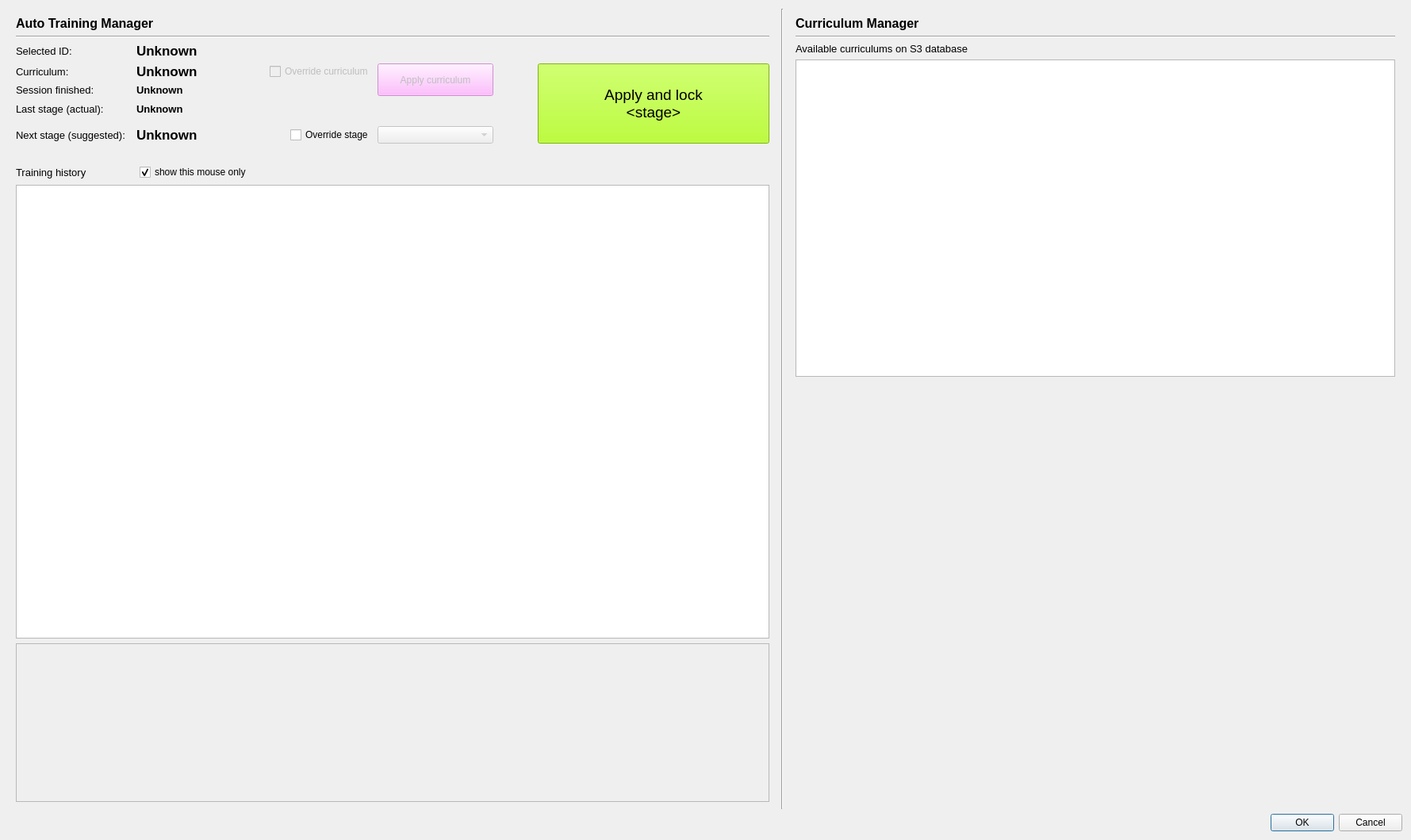
<?xml version="1.0" encoding="UTF-8"?>
<ui version="4.0">
 <class>Dialog</class>
 <widget class="QDialog" name="Dialog">
  <property name="geometry">
   <rect>
    <x>0</x>
    <y>0</y>
    <width>1779</width>
    <height>1059</height>
   </rect>
  </property>
  <property name="windowTitle">
   <string>Auto Training</string>
  </property>
  <layout class="QVBoxLayout" name="verticalLayout_2">
   <item>
    <layout class="QHBoxLayout" name="horizontalLayout_2" stretch="0,0,0">
     <item>
      <widget class="QWidget" name="widget_auto_train_manager" native="true">
       <property name="sizePolicy">
        <sizepolicy hsizetype="Preferred" vsizetype="Preferred">
         <horstretch>10</horstretch>
         <verstretch>0</verstretch>
        </sizepolicy>
       </property>
       <property name="minimumSize">
        <size>
         <width>100</width>
         <height>0</height>
        </size>
       </property>
       <layout class="QVBoxLayout" name="verticalLayout_5">
        <item>
         <widget class="QLabel" name="label_7">
          <property name="sizePolicy">
           <sizepolicy hsizetype="Preferred" vsizetype="Fixed">
            <horstretch>0</horstretch>
            <verstretch>0</verstretch>
           </sizepolicy>
          </property>
          <property name="font">
           <font>
            <pointsize>12</pointsize>
            <weight>75</weight>
            <italic>false</italic>
            <bold>true</bold>
           </font>
          </property>
          <property name="text">
           <string>Auto Training Manager</string>
          </property>
         </widget>
        </item>
        <item>
         <widget class="Line" name="line_4">
          <property name="orientation">
           <enum>Qt::Horizontal</enum>
          </property>
         </widget>
        </item>
        <item>
         <layout class="QGridLayout" name="gridLayout">
          <item row="5" column="1">
           <widget class="QLabel" name="label_next_stage_suggested">
            <property name="sizePolicy">
             <sizepolicy hsizetype="Preferred" vsizetype="Preferred">
              <horstretch>10</horstretch>
              <verstretch>0</verstretch>
             </sizepolicy>
            </property>
            <property name="font">
             <font>
              <pointsize>13</pointsize>
              <weight>75</weight>
              <bold>true</bold>
             </font>
            </property>
            <property name="text">
             <string>Unknown</string>
            </property>
           </widget>
          </item>
          <item row="3" column="1">
           <widget class="QLabel" name="label_last_actual_stage">
            <property name="minimumSize">
             <size>
              <width>0</width>
              <height>0</height>
             </size>
            </property>
            <property name="font">
             <font>
              <pointsize>10</pointsize>
              <weight>75</weight>
              <bold>true</bold>
             </font>
            </property>
            <property name="text">
             <string>Unknown</string>
            </property>
           </widget>
          </item>
          <item row="5" column="3">
           <widget class="QComboBox" name="comboBox_override_stage">
            <property name="enabled">
             <bool>false</bool>
            </property>
            <property name="sizePolicy">
             <sizepolicy hsizetype="Preferred" vsizetype="Fixed">
              <horstretch>10</horstretch>
              <verstretch>0</verstretch>
             </sizepolicy>
            </property>
           </widget>
          </item>
          <item row="5" column="0">
           <widget class="QLabel" name="label_5">
            <property name="sizePolicy">
             <sizepolicy hsizetype="Preferred" vsizetype="Preferred">
              <horstretch>10</horstretch>
              <verstretch>0</verstretch>
             </sizepolicy>
            </property>
            <property name="font">
             <font>
              <pointsize>10</pointsize>
              <weight>50</weight>
              <bold>false</bold>
             </font>
            </property>
            <property name="text">
             <string>Next stage (suggested): </string>
            </property>
           </widget>
          </item>
          <item row="2" column="0">
           <widget class="QLabel" name="label_8">
            <property name="font">
             <font>
              <pointsize>10</pointsize>
             </font>
            </property>
            <property name="text">
             <string>Session finished:</string>
            </property>
           </widget>
          </item>
          <item row="0" column="1">
           <widget class="QLabel" name="label_subject_id">
            <property name="minimumSize">
             <size>
              <width>0</width>
              <height>0</height>
             </size>
            </property>
            <property name="font">
             <font>
              <pointsize>13</pointsize>
              <weight>75</weight>
              <bold>true</bold>
             </font>
            </property>
            <property name="text">
             <string>Unknown</string>
            </property>
           </widget>
          </item>
          <item row="1" column="0">
           <widget class="QLabel" name="label_4">
            <property name="sizePolicy">
             <sizepolicy hsizetype="Preferred" vsizetype="Preferred">
              <horstretch>0</horstretch>
              <verstretch>0</verstretch>
             </sizepolicy>
            </property>
            <property name="font">
             <font>
              <pointsize>10</pointsize>
              <weight>50</weight>
              <bold>false</bold>
             </font>
            </property>
            <property name="text">
             <string>Curriculum:</string>
            </property>
           </widget>
          </item>
          <item row="1" column="2" alignment="Qt::AlignRight">
           <widget class="QCheckBox" name="checkBox_override_curriculum">
            <property name="enabled">
             <bool>false</bool>
            </property>
            <property name="sizePolicy">
             <sizepolicy hsizetype="Minimum" vsizetype="Fixed">
              <horstretch>10</horstretch>
              <verstretch>0</verstretch>
             </sizepolicy>
            </property>
            <property name="text">
             <string>Override curriculum</string>
            </property>
           </widget>
          </item>
          <item row="5" column="2" alignment="Qt::AlignRight">
           <widget class="QCheckBox" name="checkBox_override_stage">
            <property name="sizePolicy">
             <sizepolicy hsizetype="Minimum" vsizetype="Fixed">
              <horstretch>10</horstretch>
              <verstretch>0</verstretch>
             </sizepolicy>
            </property>
            <property name="text">
             <string>Override stage</string>
            </property>
           </widget>
          </item>
          <item row="0" column="0">
           <widget class="QLabel" name="label_3">
            <property name="sizePolicy">
             <sizepolicy hsizetype="Preferred" vsizetype="Preferred">
              <horstretch>0</horstretch>
              <verstretch>0</verstretch>
             </sizepolicy>
            </property>
            <property name="font">
             <font>
              <pointsize>10</pointsize>
              <weight>50</weight>
              <bold>false</bold>
             </font>
            </property>
            <property name="text">
             <string>Selected ID:  </string>
            </property>
           </widget>
          </item>
          <item row="1" column="1">
           <widget class="QLabel" name="label_curriculum_name">
            <property name="minimumSize">
             <size>
              <width>0</width>
              <height>0</height>
             </size>
            </property>
            <property name="font">
             <font>
              <pointsize>13</pointsize>
              <weight>75</weight>
              <bold>true</bold>
             </font>
            </property>
            <property name="text">
             <string>Unknown</string>
            </property>
           </widget>
          </item>
          <item row="3" column="0">
           <widget class="QLabel" name="label_6">
            <property name="font">
             <font>
              <pointsize>10</pointsize>
              <weight>50</weight>
              <bold>false</bold>
             </font>
            </property>
            <property name="text">
             <string>Last stage (actual): </string>
            </property>
           </widget>
          </item>
          <item row="2" column="1">
           <widget class="QLabel" name="label_session">
            <property name="minimumSize">
             <size>
              <width>0</width>
              <height>0</height>
             </size>
            </property>
            <property name="font">
             <font>
              <pointsize>10</pointsize>
              <weight>75</weight>
              <bold>true</bold>
             </font>
            </property>
            <property name="text">
             <string>Unknown</string>
            </property>
           </widget>
          </item>
          <item row="3" column="4">
           <spacer name="horizontalSpacer_2">
            <property name="orientation">
             <enum>Qt::Horizontal</enum>
            </property>
            <property name="sizeType">
             <enum>QSizePolicy::Maximum</enum>
            </property>
            <property name="sizeHint" stdset="0">
             <size>
              <width>50</width>
              <height>20</height>
             </size>
            </property>
           </spacer>
          </item>
          <item row="1" column="5" rowspan="5">
           <widget class="QPushButton" name="pushButton_apply_auto_train_paras">
            <property name="sizePolicy">
             <sizepolicy hsizetype="Preferred" vsizetype="Preferred">
              <horstretch>20</horstretch>
              <verstretch>0</verstretch>
             </sizepolicy>
            </property>
            <property name="minimumSize">
             <size>
              <width>0</width>
              <height>0</height>
             </size>
            </property>
            <property name="font">
             <font>
              <pointsize>14</pointsize>
             </font>
            </property>
            <property name="styleSheet">
             <string notr="true">background-color: rgb(170, 255, 0);
</string>
            </property>
            <property name="text">
             <string>Apply and lock
&lt;stage&gt;</string>
            </property>
            <property name="checkable">
             <bool>true</bool>
            </property>
           </widget>
          </item>
          <item row="1" column="3" rowspan="2">
           <widget class="QPushButton" name="pushButton_apply_curriculum">
            <property name="enabled">
             <bool>false</bool>
            </property>
            <property name="sizePolicy">
             <sizepolicy hsizetype="Minimum" vsizetype="Preferred">
              <horstretch>0</horstretch>
              <verstretch>0</verstretch>
             </sizepolicy>
            </property>
            <property name="styleSheet">
             <string notr="true">background-color: rgb(255, 170, 255)
</string>
            </property>
            <property name="text">
             <string>Apply curriculum</string>
            </property>
           </widget>
          </item>
         </layout>
        </item>
        <item>
         <spacer name="verticalSpacer">
          <property name="orientation">
           <enum>Qt::Vertical</enum>
          </property>
          <property name="sizeType">
           <enum>QSizePolicy::Fixed</enum>
          </property>
          <property name="sizeHint" stdset="0">
           <size>
            <width>20</width>
            <height>20</height>
           </size>
          </property>
         </spacer>
        </item>
        <item>
         <layout class="QHBoxLayout" name="horizontalLayout">
          <item>
           <widget class="QLabel" name="label_9">
            <property name="sizePolicy">
             <sizepolicy hsizetype="Minimum" vsizetype="Preferred">
              <horstretch>0</horstretch>
              <verstretch>10</verstretch>
             </sizepolicy>
            </property>
            <property name="minimumSize">
             <size>
              <width>150</width>
              <height>0</height>
             </size>
            </property>
            <property name="font">
             <font>
              <pointsize>10</pointsize>
              <weight>50</weight>
              <bold>false</bold>
             </font>
            </property>
            <property name="text">
             <string>Training history</string>
            </property>
           </widget>
          </item>
          <item>
           <widget class="QCheckBox" name="checkBox_show_this_mouse_only">
            <property name="sizePolicy">
             <sizepolicy hsizetype="Expanding" vsizetype="Preferred">
              <horstretch>0</horstretch>
              <verstretch>20</verstretch>
             </sizepolicy>
            </property>
            <property name="text">
             <string>show this mouse only</string>
            </property>
            <property name="checked">
             <bool>true</bool>
            </property>
           </widget>
          </item>
         </layout>
        </item>
        <item>
         <widget class="QTableView" name="tableView_df_training_manager">
          <property name="sizePolicy">
           <sizepolicy hsizetype="Expanding" vsizetype="Expanding">
            <horstretch>2</horstretch>
            <verstretch>0</verstretch>
           </sizepolicy>
          </property>
          <property name="minimumSize">
           <size>
            <width>300</width>
            <height>0</height>
           </size>
          </property>
          <property name="font">
           <font>
            <pointsize>8</pointsize>
           </font>
          </property>
          <property name="styleSheet">
           <string notr="true">QTableView::item:selected {
                background-color: lightblue;
                color: black;
            }</string>
          </property>
          <property name="selectionBehavior">
           <enum>QAbstractItemView::SelectItems</enum>
          </property>
          <property name="sortingEnabled">
           <bool>true</bool>
          </property>
         </widget>
        </item>
        <item>
         <widget class="QFrame" name="frame">
          <property name="minimumSize">
           <size>
            <width>0</width>
            <height>200</height>
           </size>
          </property>
          <property name="frameShape">
           <enum>QFrame::StyledPanel</enum>
          </property>
          <property name="frameShadow">
           <enum>QFrame::Raised</enum>
          </property>
         </widget>
        </item>
       </layout>
      </widget>
     </item>
     <item>
      <widget class="Line" name="line">
       <property name="orientation">
        <enum>Qt::Vertical</enum>
       </property>
      </widget>
     </item>
     <item>
      <widget class="QWidget" name="widget_curriculum_manager" native="true">
       <property name="sizePolicy">
        <sizepolicy hsizetype="Preferred" vsizetype="Preferred">
         <horstretch>8</horstretch>
         <verstretch>0</verstretch>
        </sizepolicy>
       </property>
       <property name="minimumSize">
        <size>
         <width>200</width>
         <height>0</height>
        </size>
       </property>
       <layout class="QVBoxLayout" name="verticalLayout_6">
        <item>
         <widget class="QLabel" name="label_2">
          <property name="sizePolicy">
           <sizepolicy hsizetype="Preferred" vsizetype="Fixed">
            <horstretch>0</horstretch>
            <verstretch>0</verstretch>
           </sizepolicy>
          </property>
          <property name="font">
           <font>
            <pointsize>12</pointsize>
            <weight>75</weight>
            <italic>false</italic>
            <bold>true</bold>
           </font>
          </property>
          <property name="text">
           <string>Curriculum Manager</string>
          </property>
         </widget>
        </item>
        <item>
         <widget class="Line" name="line_3">
          <property name="orientation">
           <enum>Qt::Horizontal</enum>
          </property>
         </widget>
        </item>
        <item>
         <widget class="QLabel" name="label">
          <property name="sizePolicy">
           <sizepolicy hsizetype="Preferred" vsizetype="Fixed">
            <horstretch>0</horstretch>
            <verstretch>0</verstretch>
           </sizepolicy>
          </property>
          <property name="maximumSize">
           <size>
            <width>16777215</width>
            <height>16777215</height>
           </size>
          </property>
          <property name="font">
           <font>
            <pointsize>10</pointsize>
           </font>
          </property>
          <property name="text">
           <string>Available curriculums on S3 database</string>
          </property>
         </widget>
        </item>
        <item>
         <widget class="QTableView" name="tableView_df_curriculum">
          <property name="enabled">
           <bool>true</bool>
          </property>
          <property name="sizePolicy">
           <sizepolicy hsizetype="Preferred" vsizetype="Preferred">
            <horstretch>1</horstretch>
            <verstretch>10</verstretch>
           </sizepolicy>
          </property>
          <property name="minimumSize">
           <size>
            <width>200</width>
            <height>200</height>
           </size>
          </property>
          <property name="maximumSize">
           <size>
            <width>16777215</width>
            <height>400</height>
           </size>
          </property>
          <property name="font">
           <font>
            <pointsize>9</pointsize>
           </font>
          </property>
          <property name="focusPolicy">
           <enum>Qt::StrongFocus</enum>
          </property>
          <property name="styleSheet">
           <string notr="true"/>
          </property>
          <property name="selectionMode">
           <enum>QAbstractItemView::SingleSelection</enum>
          </property>
          <property name="selectionBehavior">
           <enum>QAbstractItemView::SelectRows</enum>
          </property>
          <attribute name="horizontalHeaderShowSortIndicator" stdset="0">
           <bool>true</bool>
          </attribute>
          <attribute name="horizontalHeaderStretchLastSection">
           <bool>true</bool>
          </attribute>
         </widget>
        </item>
        <item>
         <widget class="QWidget" name="widget" native="true">
          <layout class="QVBoxLayout" name="verticalLayout">
           <item>
            <layout class="QHBoxLayout" name="horizontalLayout_diagram"/>
           </item>
          </layout>
         </widget>
        </item>
       </layout>
      </widget>
     </item>
    </layout>
   </item>
   <item>
    <widget class="QDialogButtonBox" name="buttonBox">
     <property name="orientation">
      <enum>Qt::Horizontal</enum>
     </property>
     <property name="standardButtons">
      <set>QDialogButtonBox::Cancel|QDialogButtonBox::Ok</set>
     </property>
    </widget>
   </item>
  </layout>
 </widget>
 <resources/>
 <connections>
  <connection>
   <sender>buttonBox</sender>
   <signal>accepted()</signal>
   <receiver>Dialog</receiver>
   <slot>accept()</slot>
   <hints>
    <hint type="sourcelabel">
     <x>236</x>
     <y>987</y>
    </hint>
    <hint type="destinationlabel">
     <x>157</x>
     <y>274</y>
    </hint>
   </hints>
  </connection>
  <connection>
   <sender>buttonBox</sender>
   <signal>rejected()</signal>
   <receiver>Dialog</receiver>
   <slot>reject()</slot>
   <hints>
    <hint type="sourcelabel">
     <x>304</x>
     <y>987</y>
    </hint>
    <hint type="destinationlabel">
     <x>286</x>
     <y>274</y>
    </hint>
   </hints>
  </connection>
  <connection>
   <sender>checkBox_override_curriculum</sender>
   <signal>clicked(bool)</signal>
   <receiver>pushButton_apply_curriculum</receiver>
   <slot>setEnabled(bool)</slot>
   <hints>
    <hint type="sourcelabel">
     <x>403</x>
     <y>92</y>
    </hint>
    <hint type="destinationlabel">
     <x>504</x>
     <y>107</y>
    </hint>
   </hints>
  </connection>
  <connection>
   <sender>pushButton_apply_auto_train_paras</sender>
   <signal>toggled(bool)</signal>
   <receiver>checkBox_override_stage</receiver>
   <slot>setDisabled(bool)</slot>
   <hints>
    <hint type="sourcelabel">
     <x>719</x>
     <y>141</y>
    </hint>
    <hint type="destinationlabel">
     <x>364</x>
     <y>169</y>
    </hint>
   </hints>
  </connection>
 </connections>
</ui>
